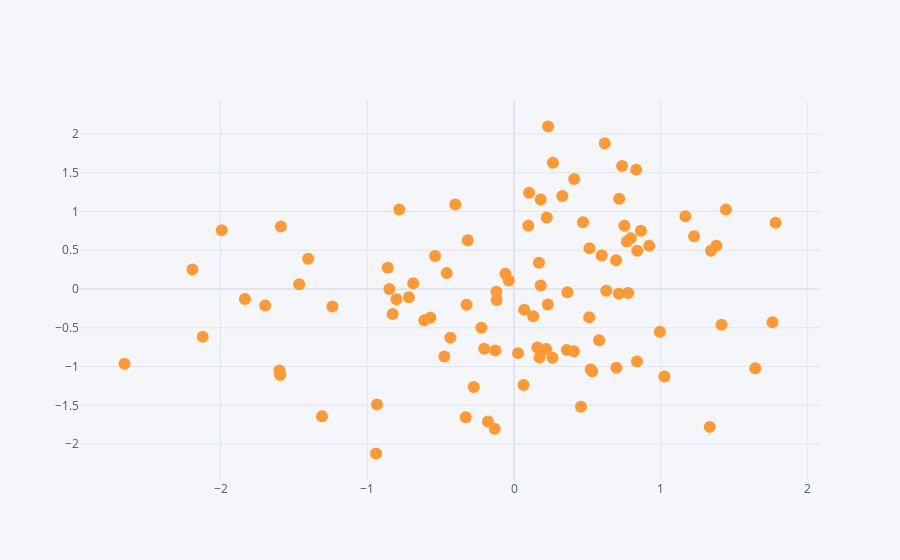

Notebook cell for this chart:
### Code cell
dataframe.iplot(kind='scatter',x='a',y='b',mode='markers')
